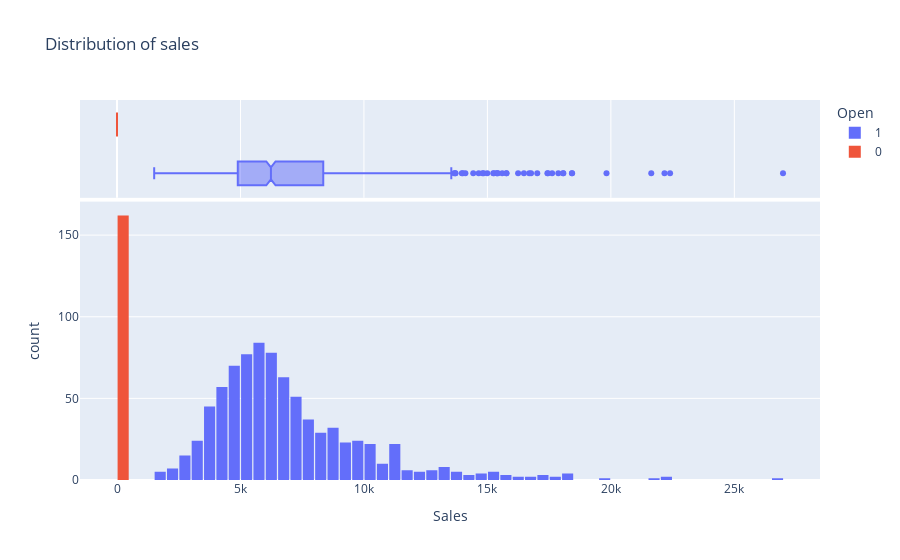

Write notebook code for a chart like this one.
### Code cell
fig = px.histogram(merged_sample_df, x='Sales',
                   marginal='box',
                   color='Open',
                   title='Distribution of sales')

fig.update_layout(bargap=0.1)
fig.show()

### Figure 1 — Plotly figure (JSON) as saved in the notebook; plotly's stock layout.template omitted (floating-point values rounded to 4 significant figures; data arrays with more than 128 entries replaced by an {"elided": "..."} marker saying what was removed)
{"data": [{"alignmentgroup": "True", "bingroup": "x", "hovertemplate": "Open=1<br>Sales=%{x}<br>count=%{y}<extra></extra>", "legendgroup": "1", "marker": {"color": "#636efa", "pattern": {"shape": ""}}, "name": "1", "offsetgroup": "1", "orientation": "v", "showlegend": true, "type": "histogram", "x": {"elided": "838 int values"}, "xaxis": "x", "yaxis": "y"}, {"alignmentgroup": "True", "hovertemplate": "Open=1<br>Sales=%{x}<extra></extra>", "legendgroup": "1", "marker": {"color": "#636efa"}, "name": "1", "notched": true, "offsetgroup": "1", "showlegend": false, "type": "box", "x": {"elided": "838 int values"}, "xaxis": "x2", "yaxis": "y2"}, {"alignmentgroup": "True", "bingroup": "x", "hovertemplate": "Open=0<br>Sales=%{x}<br>count=%{y}<extra></extra>", "legendgroup": "0", "marker": {"color": "#EF553B", "pattern": {"shape": ""}}, "name": "0", "offsetgroup": "0", "orientation": "v", "showlegend": true, "type": "histogram", "x": {"elided": "162 int values"}, "xaxis": "x", "yaxis": "y"}, {"alignmentgroup": "True", "hovertemplate": "Open=0<br>Sales=%{x}<extra></extra>", "legendgroup": "0", "marker": {"color": "#EF553B"}, "name": "0", "notched": true, "offsetgroup": "0", "showlegend": false, "type": "box", "x": {"elided": "162 int values"}, "xaxis": "x2", "yaxis": "y2"}], "layout": {"bargap": 0.1, "barmode": "relative", "legend": {"title": {"text": "Open"}, "tracegroupgap": 0}, "title": {"text": "Distribution of sales"}, "xaxis": {"anchor": "y", "domain": [0, 1], "title": {"text": "Sales"}}, "xaxis2": {"anchor": "y2", "domain": [0, 1], "matches": "x", "showgrid": true, "showticklabels": false}, "yaxis": {"anchor": "x", "domain": [0, 0.7326], "title": {"text": "count"}}, "yaxis2": {"anchor": "x2", "domain": [0.7426, 1], "matches": "y2", "showgrid": false, "showline": false, "showticklabels": false, "ticks": ""}}}
